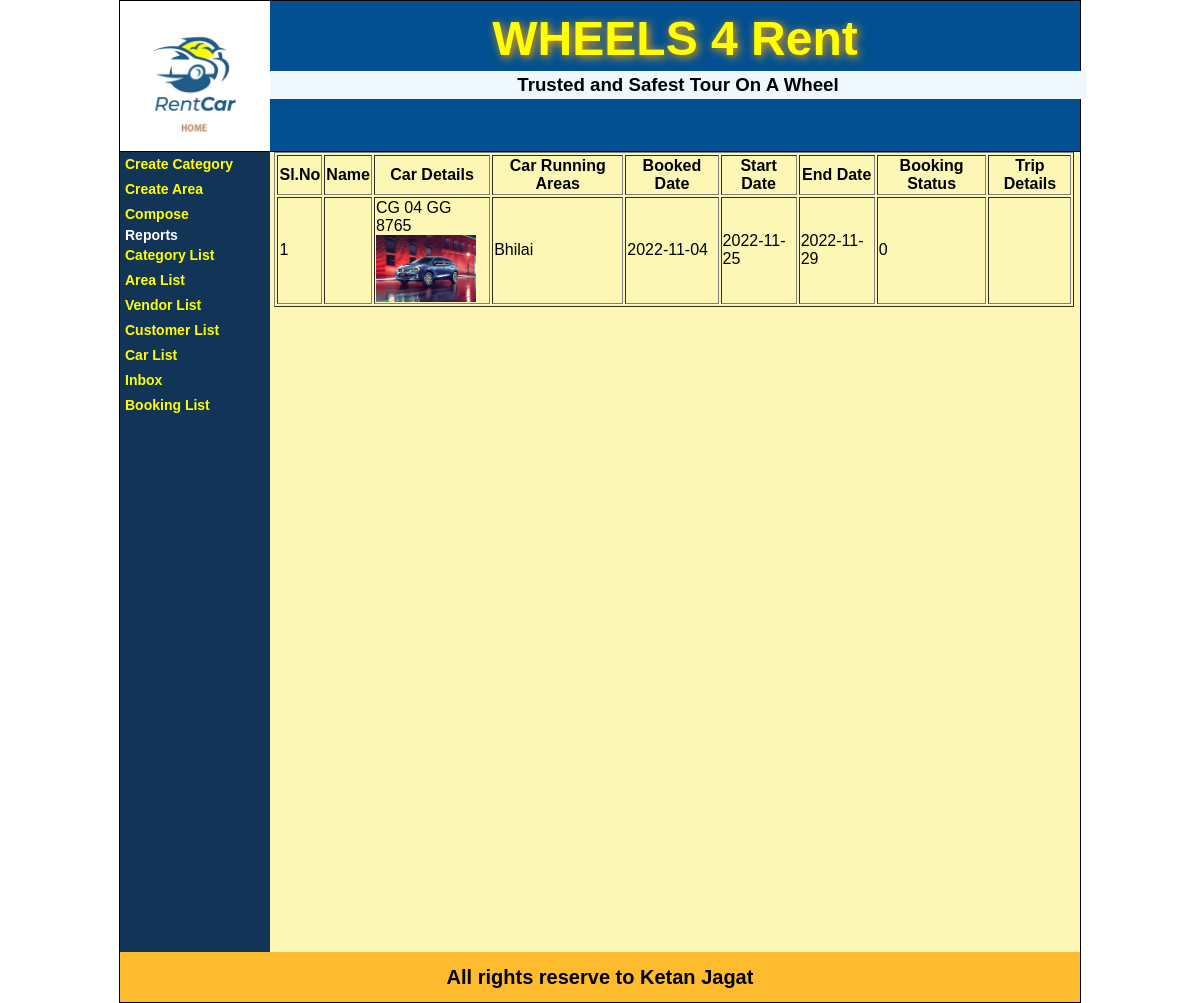
Screenshot of /showAdminBookingList.php with the database file from the repository.
### tables this page shows
CREATE TABLE IF NOT EXISTS `booked_info` (
  `book_id` int(11) NOT NULL AUTO_INCREMENT,
  `cust_id` int(11) NOT NULL,
  `car_id` int(11) NOT NULL,
  `booked_date` date NOT NULL,
  `start_date` date NOT NULL,
  `end_date` date NOT NULL,
  `booking_close_status` int(11) NOT NULL,
  `reg_date` datetime NOT NULL,
  `created_by` varchar(30) NOT NULL,
  `area_id` int(11) NOT NULL,
  PRIMARY KEY (`book_id`)
);

CREATE TABLE IF NOT EXISTS `car_info` (
  `car_id` int(11) NOT NULL AUTO_INCREMENT,
  `car_no` varchar(18) NOT NULL,
  `car_company_model` varchar(30) NOT NULL,
  `car_model_year` int(11) NOT NULL,
  `cat_type_id` int(11) NOT NULL,
  `image_path` text NOT NULL,
  `car_detail` text NOT NULL,
  `price_per_km` int(11) NOT NULL,
  `price_per_day` int(11) NOT NULL,
  `reg_date` datetime NOT NULL,
  `created_by` varchar(30) NOT NULL,
  `car_priority` int(11) NOT NULL DEFAULT '0',
  PRIMARY KEY (`car_id`)
);

CREATE TABLE IF NOT EXISTS `area_info` (
  `area_id` int(11) NOT NULL AUTO_INCREMENT,
  `area_name` varchar(40) NOT NULL,
  `reg_date` datetime NOT NULL,
  `created_by` varchar(40) NOT NULL,
  PRIMARY KEY (`area_id`)
);

### showAdminBookingList.php (the view, shortened to what this page needs)
<?php
  include("header.php");
?>
<div id='content'>
  <div id='parentDashboard'>
     <div id='leftDiv'>
         <?php
           include("adminMenu.php");
         ?>
     </div>
     <div id='rightDiv'>
      <?php
        include("dbConnect.php");
        $sql = " select * from car_info,area_info,booked_info where car_info.car_id=booked_info.car_id and area_info.area_id=booked_info.area_id ";
        $rsCar = mysqli_query($con,$sql) or die("Query Error");
        echo("<table border='1' >");
        $cnt = 1;
        echo("<tr>");
          echo("<th> Sl.No </th>");
          echo("<th> Name </th>");
          echo("<th> Car Details </th>");
          echo("<th> Car Running Areas </th>");
          echo("<th> Booked Date </th>");
          echo("<th> Start Date </th>");
          echo("<th> End Date </th>");
          echo("<th> Booking Status </th>");
          echo("<th> Trip Details </th>");
          echo("</tr>");
        while( $row = mysqli_fetch_array($rsCar) )
        {
          echo("<tr>");
          echo("<td>");
          echo($cnt++);
          echo("</td>");
          echo("<td>");
          echo("</td>");
          echo("<td>");
          echo(strtoupper($row["car_no"]));
          echo("<br>");
          $img = $row["image_path"];
          echo("<img src='.//collection//$img' width='100'>");
          echo("</td>");
          echo("<td>");
          echo($row["area_name"]);
          echo("</td>");
          echo("<td>");
          echo($row["booked_date"]);
          echo("</td>");
          echo("<td>");
          echo($row["start_date"]);
          echo("</td>");
          echo("<td>");
          echo($row["end_date"]);
          echo("</td>");
          echo("<td>");
          echo($row["booking_close_status"]);
          echo("</td>");
          echo("<td>");
          echo("</td>");
          echo("</tr>");
        }
        echo("</table>");
      ?>
     </div>
  </div>
</div>
<?php
  include("footer.php");
?>

### css/style.css (style rules this page uses)
body { padding: 0px; margin: 0px; font-family: Verdana, Geneva, Tahoma, sans-serif; }
#content { min-height: 450px; }
#parentDashboard { background-color:#fcf7b5; width: 100%; height: auto; min-height:450px ; }
#leftDiv { background-color: #123456; width: 150px; min-height:800px; display: inline-block; vertical-align: top; }
#rightDiv { vertical-align: top; background-color:#fcf7b5; width: 800px; min-height:800px; display: inline-block; margin-right:0px; }

### rows the page displays
booked_info: car.car_no "CG 04 GG 8765", car.image_path (picture), area.area_name "Bhilai", booked_date "2022-11-04", start_date "2022-11-25", end_date "2022-11-29", booking_close_status "0"
